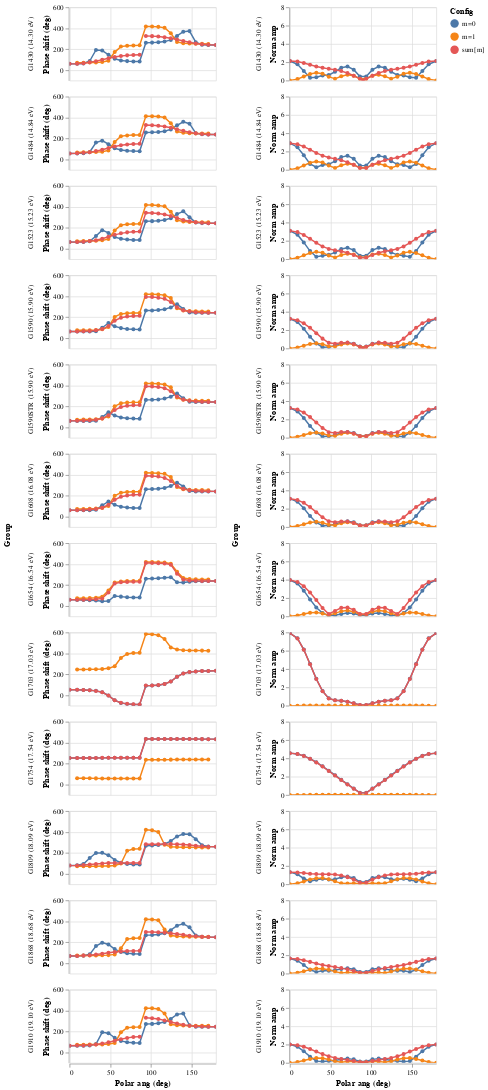

Write notebook code for a chart like this one.
### Code cell
df = fitted.reset_index()
df["Group"] = df.apply(lambda c: "{} ({:.2f} eV)".format(c["Group"], c["Photon energy (eV)"]), axis=1)

base = (
    alt
    .Chart(df)
    .mark_line(point=True)
    .properties(height=100, width=200)
    .interactive(bind_x=False)
)
(
    base
    .encode(
        x="Polar ang (deg):Q",
        y="Phase shift (deg):Q",
        color="Config:N",
        )
    .facet(row="Group:N")
    | base
    .encode(
        x="Polar ang (deg):Q",
        y="Norm amp:Q",
        color="Config:N",
        )
    .facet(row="Group:N")
)

### Figure 1 — Vega-Lite specification as saved in the notebook (floating-point values rounded to 4 significant figures; data arrays with more than 128 entries replaced by an {"elided": "..."} marker saying what was removed)
{"$schema": "https://vega.github.io/schema/vega-lite/v2.6.0.json", "config": {"view": {"height": 300, "width": 400}}, "datasets": {"data-4cc0e923ac3ffa38b27b8cf27532c549": {"elided": "867 records"}}, "hconcat": [{"data": {"name": "data-4cc0e923ac3ffa38b27b8cf27532c549"}, "facet": {"row": {"field": "Group", "type": "nominal"}}, "spec": {"encoding": {"color": {"field": "Config", "type": "nominal"}, "x": {"field": "Polar ang (deg)", "type": "quantitative"}, "y": {"field": "Phase shift (deg)", "type": "quantitative"}}, "height": 100, "mark": {"point": true, "type": "line"}, "selection": {"selector001": {"bind": "scales", "encodings": ["y"], "mark": {"fill": "#333", "fillOpacity": 0.125, "stroke": "white"}, "on": "[mousedown, window:mouseup] > window:mousemove!", "resolve": "global", "translate": "[mousedown, window:mouseup] > window:mousemove!", "type": "interval", "zoom": "wheel!"}}, "width": 200}}, {"data": {"name": "data-4cc0e923ac3ffa38b27b8cf27532c549"}, "facet": {"row": {"field": "Group", "type": "nominal"}}, "spec": {"encoding": {"color": {"field": "Config", "type": "nominal"}, "x": {"field": "Polar ang (deg)", "type": "quantitative"}, "y": {"field": "Norm amp", "type": "quantitative"}}, "height": 100, "mark": {"point": true, "type": "line"}, "selection": {"selector001": {"bind": "scales", "encodings": ["y"], "mark": {"fill": "#333", "fillOpacity": 0.125, "stroke": "white"}, "on": "[mousedown, window:mouseup] > window:mousemove!", "resolve": "global", "translate": "[mousedown, window:mouseup] > window:mousemove!", "type": "interval", "zoom": "wheel!"}}, "width": 200}}]}
